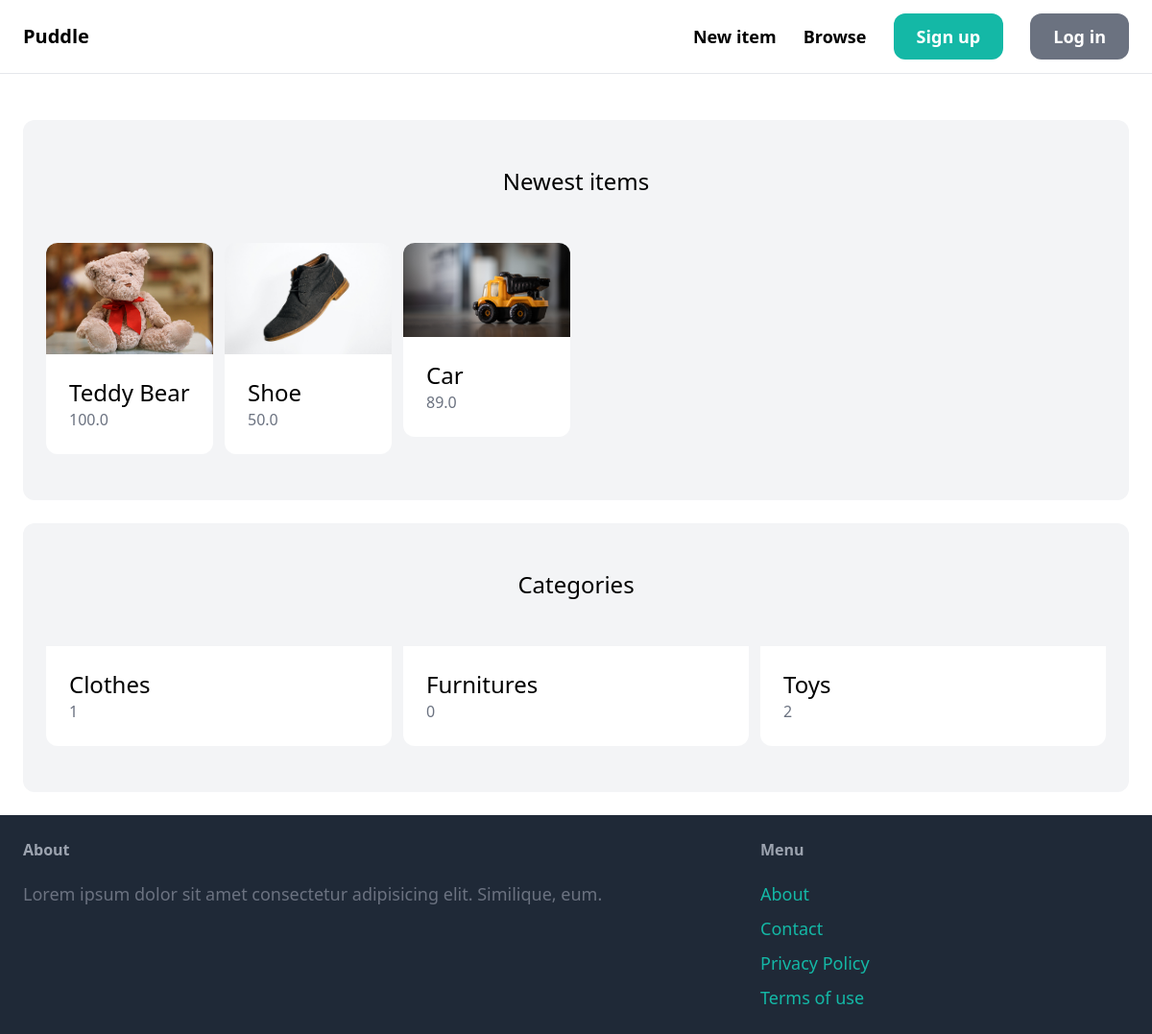
Before: / with the older database file.
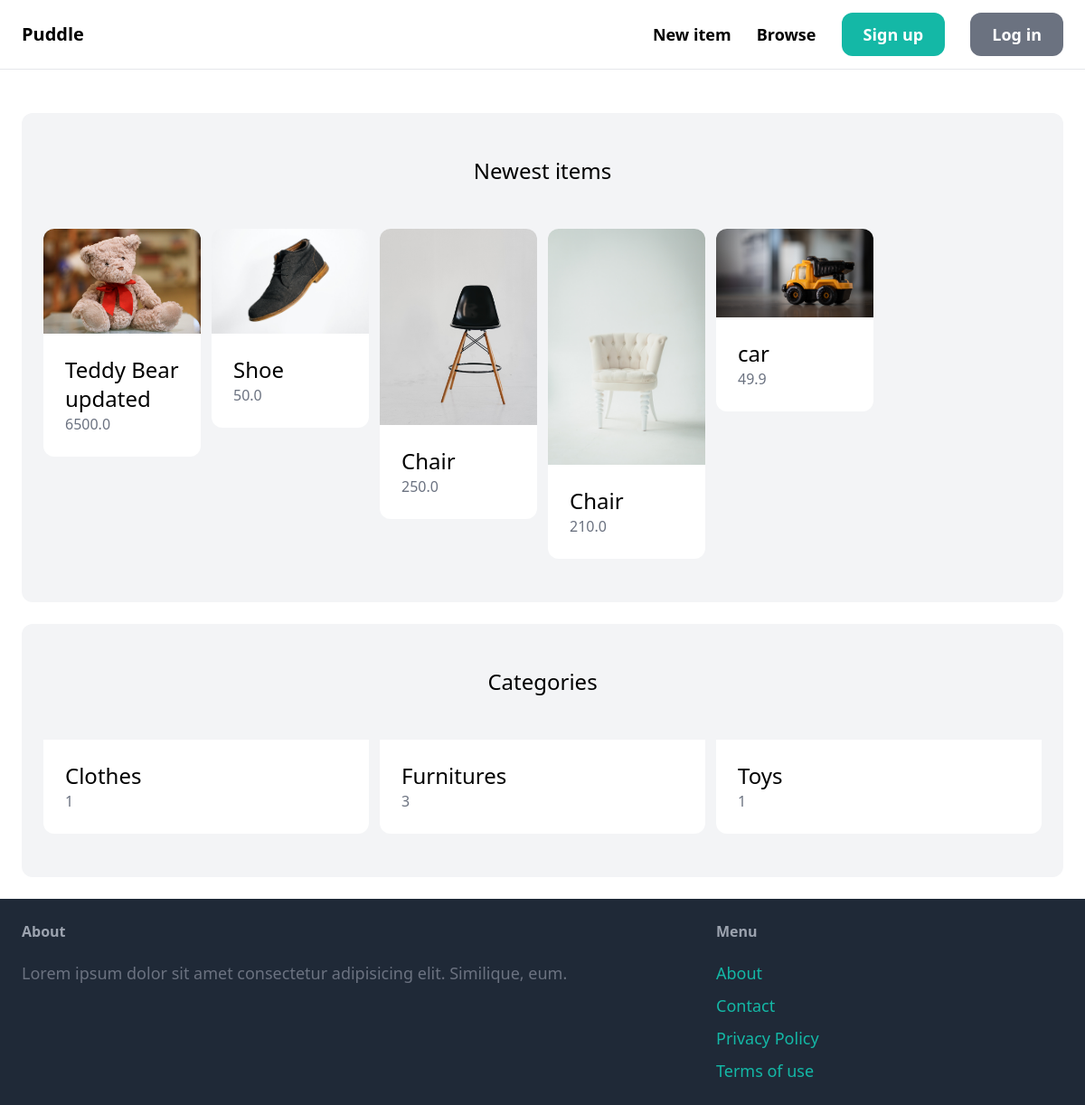
After: the same page with the newer database file.
### item/models.py (models this page shows, shortened)
class Item(models.Model):
    category = models.ForeignKey(
        Category, related_name='items', on_delete=models.CASCADE)
    name = models.CharField(max_length=255)
    description = models.TextField(blank=True, null=True)
    price = models.FloatField()
    image = models.ImageField(upload_to='item_images', blank=True, null=True)
    is_sold = models.BooleanField(default=False)
    created_by = models.ForeignKey(
        User, related_name='items', on_delete=models.CASCADE)
    created_at = models.DateTimeField(auto_now_add=True)

class Category(models.Model):
    name = models.CharField(max_length=255)
    class Meta:
        ordering = ('name',)
        verbose_name_plural = 'Categories'

### core/views.py (the view)
# urls.py: path('', views.index, name='index'),
def index(request):
    items = Item.objects.filter(is_sold=False)[0:6]
    categories = Category.objects.all()
    return render(request, 'core/index.html', {
        'categories': categories,
        'items': items,
    })

### core/templates/core/index.html (shortened to what this page needs)
{% extends "core/base.html" %}
{% block content %}
    <div class="mt-6 px-6 py-12 bg-gray-100 rounded-xl">
        <h2 class="mb-12 text-2xl text-center">Newest items</h2>
        <div class="grid grid-cols-6 gap-3">
            {% for item in items %}
                <div>
                    <a href="{% url 'item:detail' item.id %}">
                        <div>
                            <img src="{{ item.image.url }}" class="rounded-t-xl" >
                        </div>
                        <div class="p-6 bg-white rounded-b-xl">
                            <h2 class="text-2xl"> {{ item.name }} </h2>
                            <p class="text-gray-500"> {{ item.price }} </p>
                        </div>
                    </a>
                </div>
            {% endfor %}
        </div>
    </div>
    <div class="mt-6 px-6 py-12 bg-gray-100 rounded-xl">
        <h2 class="mb-12 text-2xl text-center">Categories</h2>
        <div class="grid grid-cols-3 gap-3">
            {% for category in categories %}
            <div>
                <a href="#">
                    <div class="p-6 bg-white rounded-b-xl">
                        <h2 class="text-2xl"> {{ category.name }} </h2>
                        <p class="text-gray-500"> {{ category.items.count }} </p>
                    </div>
                </a>
            </div>
            {% endfor %}
        </div>
    </div>
{% endblock content %}

### core/templates/core/base.html (shortened to what this page needs)
<!DOCTYPE html>
<html lang="en">
<head>
    <script src="https://cdn.tailwindcss.com"></script>
</head>
    <body>
        <nav class="py-6 px-6 flex justify-between items-center border-b border-gray200">
            <a href="/" class='text-xl font-semibold'>Puddle</a>
            <div class="space-x-6">
                <a href="{% url 'item:new' %}" class="text-lg font-semibold hover:text-gray-500">New item</a>
                <a href="{% url 'item:items' %}" class="text-lg font-semibold hover:text-gray-500">Browse</a>
                {% if request.user.is_authenticated %}
                <a href="{% url 'conversation:inbox' %}" class="px-6 py-3 text-lg font-semibold bg-teal-500 text-white rounded-xl hover:bg-teal-700">Inbox</a>
                <a href="{% url 'dashboard:index' %}" class="px-6 py-3 text-lg font-semibold bg-gray-500 text-white rounded-xl hover:bg-gray-700">Dashboard</a>
                {% else %}
                <a href="{% url 'core:signup' %}" class="px-6 py-3 text-lg font-semibold bg-teal-500 text-white rounded-xl hover:bg-teal-700">Sign up</a>
                <a href="{% url 'core:login' %}" class="px-6 py-3 text-lg font-semibold bg-gray-500 text-white rounded-xl hover:bg-gray-700">Log in</a>
                {% endif %}
            </div>
        </nav>
        <div class="px-6 py-6">
            {% block content %}{% endblock content %}
        </div>
        <footer class="py-6 px-6 flex justify-between bg-gray-800">
            <div class="w-2/3 pr-10">
                <h3 class="mb-5 font-semibold text-gray-400">About</h3>
                <p class="text-lg text-gray-500">Lorem ipsum dolor sit amet consectetur adipisicing elit. Similique, eum.</p>
            </div>
            <div class="w-1/3">
                <h3 class="mb-5 font-semibold text-gray-400">Menu</h3>
                <ul class="space-y-2">
                    <li><a href="#" class="text-lg text-teal-500 hover:text-teal-700">About</a></li>
                    <li><a href="{% url 'core:contact' %}" class="text-lg text-teal-500 hover:text-teal-700">Contact</a></li>
                    <li><a href="#" class="text-lg text-teal-500 hover:text-teal-700">Privacy Policy</a></li>
                    <li><a href="#" class="text-lg text-teal-500 hover:text-teal-700">Terms of use</a></li>
                </ul>
            </div>
        </footer>
    </body>
</html>

Changed rows visible on the page:
removed Item: image (picture), name "Car", price "89.0"
changed Item: name "Teddy Bear" → "Teddy Bear updated"; price "100.0" → "6500.0"
added Item: image (picture), name "Chair", price "250.0"
added Item: image (picture), name "Chair", price "210.0"
added Item: image (picture), name "car", price "49.9"
computed for Category "Furnitures": items.count "0" → "3"
computed for Category "Toys": items.count "2" → "1"
